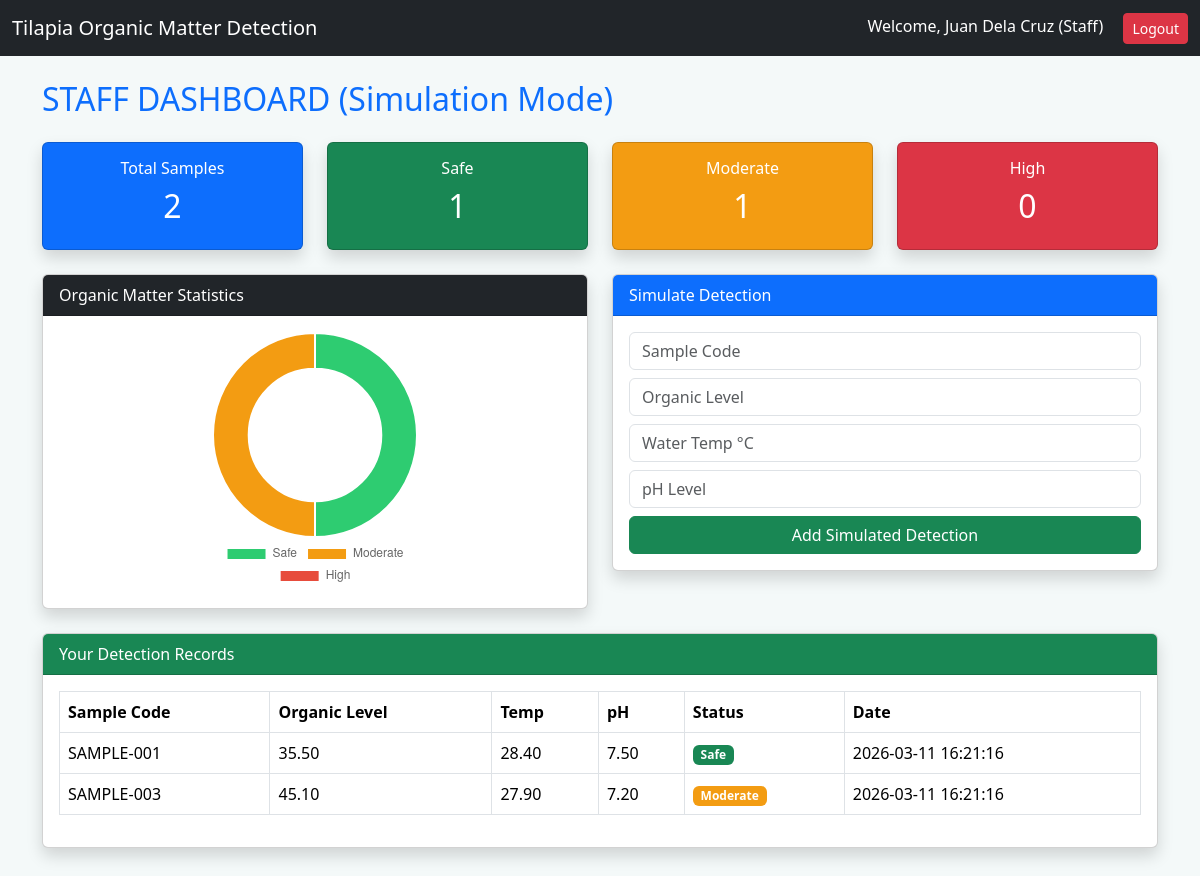
/staff_dashboard.php (signed in), run on the app's committed database.
### tables this page shows
CREATE TABLE users (
    user_id INT AUTO_INCREMENT PRIMARY KEY,
    username VARCHAR(50) NOT NULL UNIQUE,
    password VARCHAR(255) NOT NULL,
    full_name VARCHAR(100),
    role ENUM('admin','manager','staff') DEFAULT 'staff',
    created_at TIMESTAMP DEFAULT CURRENT_TIMESTAMP,
    last_login TIMESTAMP NULL
);

CREATE TABLE detections (
    detection_id INT AUTO_INCREMENT PRIMARY KEY,
    pond_id INT,
    sample_code VARCHAR(50) NOT NULL,
    organic_level DECIMAL(5,2) NOT NULL,
    water_temperature DECIMAL(5,2),
    ph_level DECIMAL(4,2),
    status ENUM('Safe','Moderate','High'),
    created_by INT,
    detected_at TIMESTAMP DEFAULT CURRENT_TIMESTAMP,
    FOREIGN KEY (pond_id) REFERENCES ponds(pond_id),
    FOREIGN KEY (created_by) REFERENCES users(user_id)
);

### staff_dashboard.php (the view, shortened to what this page needs)
<?php
$conn = new mysqli("localhost", "root", "", "organic_tilapia");
$user_id = $_SESSION["user_id"];
$stmt = $conn->prepare("SELECT * FROM users WHERE user_id=?");
$stmt->bind_param("i",$user_id);
$stmt->execute();
$user = $stmt->get_result()->fetch_assoc();
$stmtTotal = $conn->prepare("SELECT COUNT(*) as total FROM detections WHERE created_by=?");
$stmtTotal->bind_param("i",$user_id);
$stmtTotal->execute();
$total = $stmtTotal->get_result()->fetch_assoc()['total'];
$stmtSafe = $conn->prepare("SELECT COUNT(*) as total FROM detections WHERE status='Safe' AND created_by=?");
$stmtSafe->bind_param("i",$user_id);
$stmtSafe->execute();
$safe = $stmtSafe->get_result()->fetch_assoc()['total'];
$stmtModerate = $conn->prepare("SELECT COUNT(*) as total FROM detections WHERE status='Moderate' AND created_by=?");
$stmtModerate->bind_param("i",$user_id);
$stmtModerate->execute();
$moderate = $stmtModerate->get_result()->fetch_assoc()['total'];
$stmtHigh = $conn->prepare("SELECT COUNT(*) as total FROM detections WHERE status='High' AND created_by=?");
$stmtHigh->bind_param("i",$user_id);
$stmtHigh->execute();
$high = $stmtHigh->get_result()->fetch_assoc()['total'];
$stmtLatest = $conn->prepare("SELECT * FROM detections WHERE created_by=? ORDER BY detected_at DESC");
$stmtLatest->bind_param("i",$user_id);
$stmtLatest->execute();
$latest = $stmtLatest->get_result();
?>
<!DOCTYPE html>
<html>
<head>
<link href="https://cdn.jsdelivr.net/npm/bootstrap@5.3.3/dist/css/bootstrap.min.css" rel="stylesheet">
</head>
<body>
<nav class="navbar navbar-dark bg-dark">
<div class="container-fluid">
<span class="navbar-brand">Tilapia Organic Matter Detection</span>
<div>
<span class="text-white me-3">
Welcome, <?php echo htmlspecialchars($user['full_name']); ?> (<?php echo ucfirst($user['role']); ?>)
</span>
<a href="logout.php" class="btn btn-danger btn-sm">Logout</a>
</div>
</div>
</nav>
<div class="container mt-4">
<h2 class="mb-4 text-primary">STAFF DASHBOARD (Simulation Mode)</h2>
<div class="row mb-4">
<div class="col-md-3">
<div class="card text-white bg-primary shadow">
<div class="card-body text-center">
<h6>Total Samples</h6>
<h2><?php echo $total ?></h2>
</div>
</div>
</div>
<div class="col-md-3">
<div class="card text-white bg-success shadow">
<div class="card-body text-center">
<h6>Safe</h6>
<h2><?php echo $safe ?></h2>
</div>
</div>
</div>
<div class="col-md-3">
<div class="card text-white shadow" style="background:#f39c12;">
<div class="card-body text-center">
<h6>Moderate</h6>
<h2><?php echo $moderate ?></h2>
</div>
</div>
</div>
<div class="col-md-3">
<div class="card text-white bg-danger shadow">
<div class="card-body text-center">
<h6>High</h6>
<h2><?php echo $high ?></h2>
</div>
</div>
</div>
</div>
<div class="row mb-4">
<div class="col-md-6">
<div class="card shadow">
<div class="card-header bg-dark text-white">Organic Matter Statistics</div>
<div class="card-body text-center">
<div class="chart-container">
<canvas id="organicChart"></canvas>
</div>
</div>
</div>
</div>
<div class="col-md-6">
<div class="card shadow">
<div class="card-header bg-primary text-white">Simulate Detection</div>
<div class="card-body">
<form method="POST">
<div class="mb-2">
<input type="text" name="sample_code" class="form-control" placeholder="Sample Code" required>
</div>
<div class="mb-2">
<input type="number" name="organic_level" class="form-control" placeholder="Organic Level" required>
</div>
<div class="mb-2">
<input type="number" name="water_temperature" class="form-control" placeholder="Water Temp °C" required>
</div>
<div class="mb-2">
<input type="number" step="0.1" name="ph_level" class="form-control" placeholder="pH Level" required>
</div>
<button type="submit" name="simulate_detection" class="btn btn-success w-100">Add Simulated Detection</button>
</form>
</div>
</div>
</div>
</div>
<div class="card shadow">
<div class="card-header bg-success text-white">Your Detection Records</div>
<div class="card-body" style="max-height:450px; overflow-y:auto;">
<table class="table table-hover table-bordered">
<thead>
<tr>
<th>Sample Code</th>
<th>Organic Level</th>
<th>Temp</th>
<th>pH</th>
<th>Status</th>
<th>Date</th>
</tr>
</thead>
<tbody>
<?php if($latest->num_rows > 0){ ?>
<?php while($row = $latest->fetch_assoc()){ ?>
<tr>
<td><?php echo htmlspecialchars($row['sample_code']); ?></td>
<td><?php echo $row['organic_level']; ?></td>
<td><?php echo $row['water_temperature']; ?></td>
<td><?php echo $row['ph_level']; ?></td>
<td>
<?php if($row['status']=="High"){ ?>
<span class="badge bg-danger">High</span>
<?php }elseif($row['status']=="Moderate"){ ?>
<span class="badge" style="background:#f39c12;">Moderate</span>
<?php }else{ ?>
<span class="badge bg-success">Safe</span>
<?php } ?>
</td>
<td><?php echo $row['detected_at']; ?></td>
</tr>
<?php } ?>
<?php }else{ ?>
<tr>
<td colspan="6" class="text-center text-muted">No records found</td>
</tr>
<?php } ?>
</tbody>
</table>
</div>
</div>
</div>
<script>
const ctx = document.getElementById('organicChart');
new Chart(ctx, {
type:'doughnut',
data:{
labels:['Safe','Moderate','High'],
datasets:[{
data:[<?php echo $safe ?>,<?php echo $moderate ?>,<?php echo $high ?>],
backgroundColor:['#2ecc71','#f39c12','#e74c3c'],
borderWidth:2
}]
},
options:{
responsive:true,
plugins:{legend:{position:'bottom'}},
cutout:'65%'
}
});
</script>
<div style="height:40px;"></div>
</body>
</html>

### staff_dashboard.php (style rules this page uses)
body { background:#f4f9f9; }
.chart-container { width:260px; margin:auto; }

### data on the page
users: full_name "Juan Dela Cruz", role "Staff"
detections: sample_code "SAMPLE-001", organic_level "35.50", water_temperature "28.40", ph_level "7.50", status "Safe", detected_at "2026-03-11 16:21:16"
detections: sample_code "SAMPLE-003", organic_level "45.10", water_temperature "27.90", ph_level "7.20", status "Moderate", detected_at "2026-03-11 16:21:16"

### other printed values
$total "2"
$safe "1"
$moderate "1"
$high "0"
chart data {{ $safe }} 1
chart data {{ $moderate }} 1
chart data {{ $high }} 0
